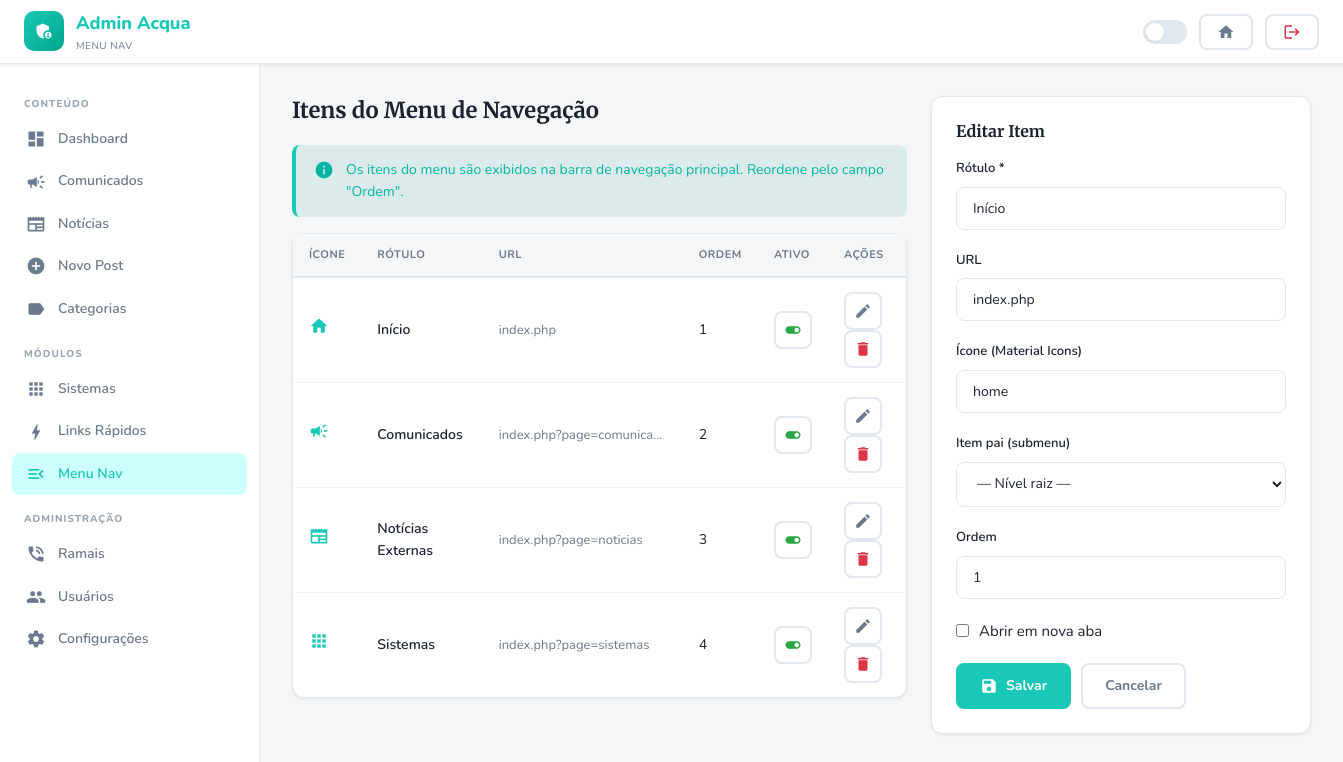
/admin/nav.php?action=edit&id=1 (signed in), run on an earlier commit of the app's database.
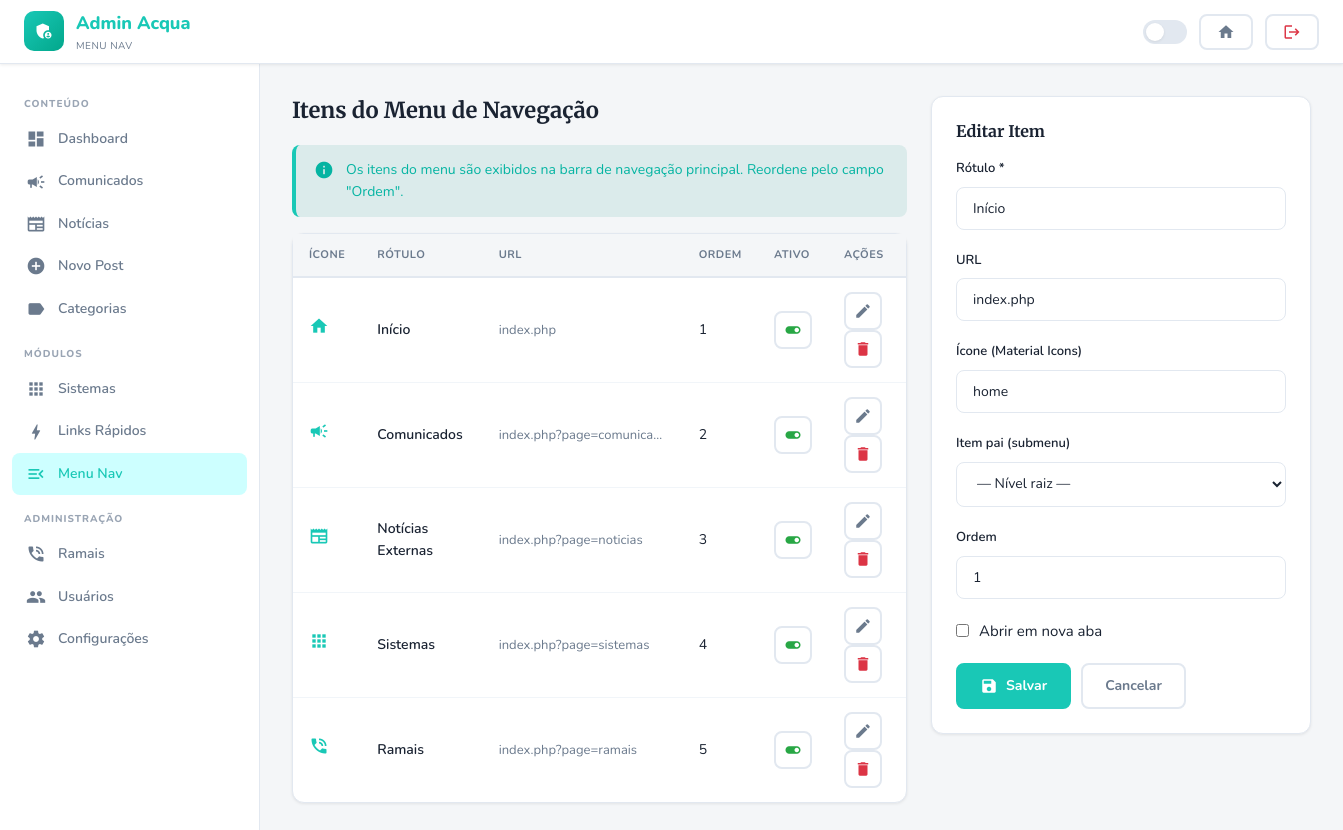
And on a later commit of the database.
### tables this page shows
CREATE TABLE `nav_items` (
  `id` int(11) NOT NULL AUTO_INCREMENT,
  `label` varchar(100) NOT NULL,
  `url` varchar(500) DEFAULT NULL,
  `icon` varchar(80) DEFAULT NULL,
  `parent_id` int(11) DEFAULT NULL,
  `sort_order` int(11) DEFAULT 0,
  `active` tinyint(1) DEFAULT 1,
  `open_new_tab` tinyint(1) DEFAULT 0,
  PRIMARY KEY (`id`),
  KEY `parent_id` (`parent_id`),
  CONSTRAINT `nav_items_ibfk_1` FOREIGN KEY (`parent_id`) REFERENCES `nav_items` (`id`) ON DELETE CASCADE
);

### includes/database.php (called while the page is built, shortened)
<?php
class Database {
    private static ?PDO $instance = null;
    public static function getInstance(): PDO {
        if (self::$instance === null) {
            $dsn = 'mysql:host=' . DB_HOST . ';dbname=' . DB_NAME . ';charset=' . DB_CHARSET;
            try {
                self::$instance = new PDO($dsn, DB_USER, DB_PASS, [
                    PDO::ATTR_ERRMODE            => PDO::ERRMODE_EXCEPTION,
                    PDO::ATTR_DEFAULT_FETCH_MODE => PDO::FETCH_ASSOC,
                    PDO::ATTR_EMULATE_PREPARES   => false,
                ]);
            } catch (PDOException $e) {
                die(json_encode(['error' => 'Falha na conexão com o banco de dados.']));
            }
        }
        return self::$instance;
    }
    public static function query(string $sql, array $params = []): \PDOStatement {
        $stmt = self::getInstance()->prepare($sql);
        $stmt->execute($params);
        return $stmt;
    }
    public static function fetch(string $sql, array $params = []): ?array {
        return self::query($sql, $params)->fetch() ?: null;
    }
    public static function fetchAll(string $sql, array $params = []): array {
        return self::query($sql, $params)->fetchAll();
    }
}

### includes/functions.php (called while the page is built, shortened)
<?php
function csrf(): string {
    return $_SESSION['csrf_token'];
}

### admin/nav.php (the view, shortened to what the changed rows need)
<?php
require_once __DIR__ . '/../includes/database.php';
require_once __DIR__ . '/../includes/functions.php';
$action  = $_GET['action'] ?? 'list';
$id      = (int) ($_GET['id'] ?? 0);
$isDark  = ($_SESSION['dark_mode'] ?? false);
$navItems = Database::fetchAll('SELECT * FROM nav_items ORDER BY sort_order');
$navItem  = $id ? Database::fetch('SELECT * FROM nav_items WHERE id=?', [$id]) : null;
?>
<!DOCTYPE html>
<html lang="pt-BR" data-theme="<?= $isDark ? 'dark' : 'light' ?>">
<head>
  <link rel="stylesheet" href="<?= BASE_URL ?>/assets/css/style.css">
</head>
<body class="fade-in">
<div class="admin-layout">
  <main class="admin-main">
    <div style="display:grid;grid-template-columns:1fr 380px;gap:24px;align-items:start">
      <div>
        <h1 style="font-size:22px;margin-bottom:20px">Itens do Menu de Navegação</h1>
        <div class="card">
          <div class="table-responsive">
            <table class="table">
              <thead><tr><th>Ícone</th><th>Rótulo</th><th>URL</th><th>Ordem</th><th>Ativo</th><th>Ações</th></tr></thead>
              <tbody>
                <?php foreach ($navItems as $item): ?>
                <tr style="<?= $item['parent_id']?'padding-left:20px;opacity:.85':'' ?>">
                  <td>
                    <?php if ($item['icon']): ?>
                    <span class="material-icons" style="font-size:20px;color:var(--primary)"><?= htmlspecialchars($item['icon']) ?></span>
                    <?php else: ?>—<?php endif; ?>
                  </td>
                  <td style="font-weight:600;<?= $item['parent_id']?'padding-left:20px':'' ?>">
                    <?= $item['parent_id'] ? '↳ ' : '' ?><?= htmlspecialchars($item['label']) ?>
                  </td>
                  <td class="text-sm text-muted" style="max-width:200px;overflow:hidden;text-overflow:ellipsis;white-space:nowrap"><?= htmlspecialchars($item['url']??'—') ?></td>
                  <td><?= $item['sort_order'] ?></td>
                  <td>
                    <a href="nav.php?action=toggle&id=<?= $item['id'] ?>" class="btn btn-ghost btn-sm btn-icon">
                      <span class="material-icons" style="color:<?= $item['active']?'#28a745':'#dc3545' ?>"><?= $item['active']?'toggle_on':'toggle_off' ?></span>
                    </a>
                  </td>
                  <td>
                    <a href="nav.php?action=edit&id=<?= $item['id'] ?>" class="btn btn-ghost btn-sm btn-icon"><span class="material-icons" style="font-size:18px">edit</span></a>
                    <a href="nav.php?action=delete&id=<?= $item['id'] ?>&csrf=<?= csrf() ?>" class="btn btn-ghost btn-sm btn-icon" style="color:#dc3545" data-confirm="Remover item '<?= htmlspecialchars($item['label']) ?>'?"><span class="material-icons" style="font-size:18px">delete</span></a>
                  </td>
                </tr>
                <?php endforeach; ?>
              </tbody>
            </table>
          </div>
        </div>
      </div>
      <div>
        <div class="card card-body">
          <h2 style="font-size:16px;margin-bottom:16px"><?= $action==='edit'?'Editar Item':'Novo Item do Menu' ?></h2>
          <form method="POST">
            <div class="form-group">
              <label class="form-label">Rótulo *</label>
              <input type="text" name="label" class="form-control" required value="<?= htmlspecialchars($navItem['label']??'') ?>" placeholder="Ex: Início, Comunicados...">
            </div>
            <div class="form-group">
              <label class="form-label">URL</label>
              <input type="text" name="url" class="form-control" value="<?= htmlspecialchars($navItem['url']??'') ?>" placeholder="index.php?page=comunicados">
            </div>
            <div class="form-group">
              <label class="form-label">Ícone (Material Icons)</label>
              <input type="text" name="icon" class="form-control" value="<?= htmlspecialchars($navItem['icon']??'') ?>" placeholder="home, campaign, newspaper...">
            </div>
            <div class="form-group">
              <label class="form-label">Ordem</label>
              <input type="number" name="sort_order" class="form-control" value="<?= $navItem['sort_order']??0 ?>" min="0">
            </div>
            <label style="display:flex;align-items:center;gap:10px;margin-bottom:20px;cursor:pointer">
              <input type="checkbox" name="open_new_tab" value="1" <?= ($navItem['open_new_tab']??0)?'checked':'' ?>> Abrir em nova aba
            </label>
          </form>
        </div>
      </div>
    </div>
  </main>
</div>
</body>
</html>

What changed in the data, as far as the page shows it:
added nav_items: label "Ramais", url "index.php?page=ramais", sort_order "5", active 1 (drawn)
